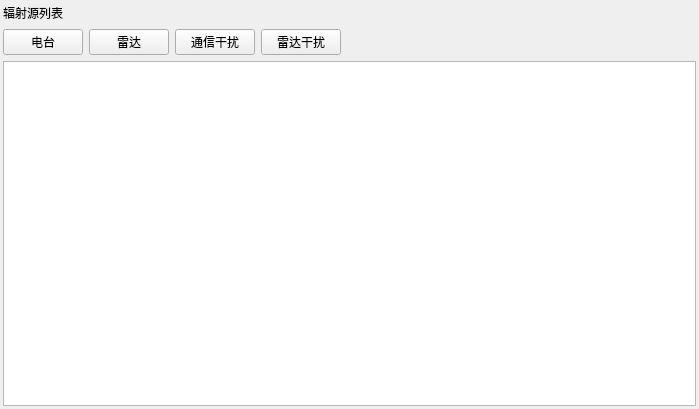
<?xml version="1.0" encoding="UTF-8"?>
<ui version="4.0">
 <class>SourceRadiation</class>
 <widget class="QWidget" name="SourceRadiation">
  <property name="geometry">
   <rect>
    <x>0</x>
    <y>0</y>
    <width>699</width>
    <height>409</height>
   </rect>
  </property>
  <property name="windowTitle">
   <string>SourceRadiation</string>
  </property>
  <layout class="QVBoxLayout" name="verticalLayout">
   <property name="leftMargin">
    <number>3</number>
   </property>
   <property name="topMargin">
    <number>3</number>
   </property>
   <property name="rightMargin">
    <number>3</number>
   </property>
   <property name="bottomMargin">
    <number>3</number>
   </property>
   <item>
    <layout class="QHBoxLayout" name="horizontalLayout">
     <item>
      <widget class="QLabel" name="label">
       <property name="text">
        <string>辐射源列表</string>
       </property>
      </widget>
     </item>
     <item>
      <spacer name="horizontalSpacer">
       <property name="orientation">
        <enum>Qt::Horizontal</enum>
       </property>
       <property name="sizeHint" stdset="0">
        <size>
         <width>40</width>
         <height>20</height>
        </size>
       </property>
      </spacer>
     </item>
    </layout>
   </item>
   <item>
    <layout class="QHBoxLayout" name="horizontalLayout_2">
     <item>
      <widget class="QPushButton" name="pushButton">
       <property name="text">
        <string>电台</string>
       </property>
      </widget>
     </item>
     <item>
      <widget class="QPushButton" name="pushButton_2">
       <property name="text">
        <string>雷达</string>
       </property>
      </widget>
     </item>
     <item>
      <widget class="QPushButton" name="pushButton_3">
       <property name="text">
        <string>通信干扰</string>
       </property>
      </widget>
     </item>
     <item>
      <widget class="QPushButton" name="pushButton_4">
       <property name="text">
        <string>雷达干扰</string>
       </property>
      </widget>
     </item>
     <item>
      <spacer name="horizontalSpacer_2">
       <property name="orientation">
        <enum>Qt::Horizontal</enum>
       </property>
       <property name="sizeHint" stdset="0">
        <size>
         <width>40</width>
         <height>20</height>
        </size>
       </property>
      </spacer>
     </item>
    </layout>
   </item>
   <item>
    <widget class="QTableView" name="tableView"/>
   </item>
  </layout>
 </widget>
 <resources/>
 <connections/>
</ui>
